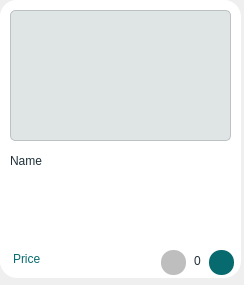
<?xml version="1.0" encoding="UTF-8"?>
<ui version="4.0">
 <class>Item</class>
 <widget class="QWidget" name="Item">
  <property name="geometry">
   <rect>
    <x>0</x>
    <y>0</y>
    <width>244</width>
    <height>285</height>
   </rect>
  </property>
  <property name="windowTitle">
   <string>Form</string>
  </property>
  <widget class="QGroupBox" name="groupBox">
   <property name="geometry">
    <rect>
     <x>0</x>
     <y>0</y>
     <width>241</width>
     <height>278</height>
    </rect>
   </property>
   <property name="styleSheet">
    <string notr="true">border-radius: 17px;
background: rgb(255, 255, 255);
</string>
   </property>
   <property name="title">
    <string/>
   </property>
   <widget class="QLabel" name="Price_L">
    <property name="geometry">
     <rect>
      <x>10</x>
      <y>240</y>
      <width>101</width>
      <height>41</height>
     </rect>
    </property>
    <property name="styleSheet">
     <string notr="true">color: rgb(6, 106, 110);
font: 700 14pt &quot;Segoe UI&quot;;
background: none;
padding-bottom: 3px;</string>
    </property>
    <property name="text">
     <string>Price</string>
    </property>
   </widget>
   <widget class="QLabel" name="Image_L">
    <property name="geometry">
     <rect>
      <x>10</x>
      <y>10</y>
      <width>221</width>
      <height>131</height>
     </rect>
    </property>
    <property name="styleSheet">
     <string notr="true">	background-color: rgb(223, 229, 229);
	color: rgb(31, 48, 58);
	border-radius: 5px;
	border-width: 0.5px;
	border-style: solid;
	border-color: rgb(188, 193, 193);
</string>
    </property>
    <property name="text">
     <string/>
    </property>
   </widget>
   <widget class="QTextEdit" name="Description_TE">
    <property name="geometry">
     <rect>
      <x>20</x>
      <y>180</y>
      <width>211</width>
      <height>59</height>
     </rect>
    </property>
    <property name="styleSheet">
     <string notr="true">QTextEdit {
    color: rgb(31, 48, 58);
    background: rgb(255, 255, 255);
}

QScrollBar:vertical {
    background: rgb(255, 255, 255); 
    width: 3px;
    border-radius: 2px;
}

QScrollBar::handle:vertical {
    background:  rgb(255, 137, 64);
    min-height: 3px;
    border-radius: 2px;
}

QScrollBar::add-line:vertical {
    background: rgb(255, 255, 255);
}

QScrollBar::sub-line:vertical {
    background: rgb(255, 255, 255);
}

QScrollBar::add-page:vertical, QScrollBar::sub-page:vertical {
    background: rgb(255, 255, 255);
}

QMenu {
    border: 1px solid white;
    border-radius: 5px;
    background-color: rgb(6, 106, 110);
    padding: 7px;
    color: white;
}

QMenu::item {
    padding: 4px;
}

QMenu::item:hover {
    border: none;
    outline: none;
}

QMenu::item:selected {
    background-color: rgb(255, 137, 64);
    border-radius: 5px;
    color: rgb(31, 48, 58);
}

QMenu::separator {
    height: 1px;
    background-color: white;
}</string>
    </property>
    <property name="html">
     <string>&lt;!DOCTYPE HTML PUBLIC &quot;-//W3C//DTD HTML 4.0//EN&quot; &quot;http://www.w3.org/TR/REC-html40/strict.dtd&quot;&gt;
&lt;html&gt;&lt;head&gt;&lt;meta name=&quot;qrichtext&quot; content=&quot;1&quot; /&gt;&lt;meta charset=&quot;utf-8&quot; /&gt;&lt;style type=&quot;text/css&quot;&gt;
p, li { white-space: pre-wrap; }
hr { height: 1px; border-width: 0; }
li.unchecked::marker { content: &quot;\2610&quot;; }
li.checked::marker { content: &quot;\2612&quot;; }
&lt;/style&gt;&lt;/head&gt;&lt;body style=&quot; font-family:'Segoe UI'; font-size:9pt; font-weight:400; font-style:normal;&quot;&gt;
&lt;p style=&quot;-qt-paragraph-type:empty; margin-top:0px; margin-bottom:0px; margin-left:0px; margin-right:0px; -qt-block-indent:0; text-indent:0px;&quot;&gt;&lt;br /&gt;&lt;/p&gt;&lt;/body&gt;&lt;/html&gt;</string>
    </property>
   </widget>
   <widget class="QTreeView" name="treeView">
    <property name="geometry">
     <rect>
      <x>0</x>
      <y>0</y>
      <width>240</width>
      <height>277</height>
     </rect>
    </property>
   </widget>
   <widget class="QPushButton" name="Name_PB">
    <property name="geometry">
     <rect>
      <x>10</x>
      <y>150</y>
      <width>221</width>
      <height>24</height>
     </rect>
    </property>
    <property name="styleSheet">
     <string notr="true">color: rgb(31, 48, 58);
font: 600 13pt &quot;Segoe UI&quot;;
background: none;
padding-bottom: 3px;
text-align: left;</string>
    </property>
    <property name="text">
     <string>Name</string>
    </property>
   </widget>
   <widget class="QPushButton" name="Removeamount_PB">
    <property name="geometry">
     <rect>
      <x>161</x>
      <y>250</y>
      <width>25</width>
      <height>25</height>
     </rect>
    </property>
    <property name="styleSheet">
     <string notr="true">QPushButton {
    background-color: rgb(190, 190, 190);
    border: none;
    border-radius: 12px;
	padding-bottom: 5px;
	padding-left: 0.5px;
	padding-top: 5px;
	padding-right: 1px;
	image: url(:/icons/images/icons/remove.png);
	font: 600 15pt &quot;Segoe UI&quot;;
}
QPushButton:hover {
    background-color: rgb(7, 132, 136);
}
QPushButton::pressed {
    background-color: rgb(5, 97, 100);
}</string>
    </property>
    <property name="text">
     <string/>
    </property>
   </widget>
   <widget class="QPushButton" name="Addamount_PB">
    <property name="geometry">
     <rect>
      <x>209</x>
      <y>250</y>
      <width>25</width>
      <height>25</height>
     </rect>
    </property>
    <property name="styleSheet">
     <string notr="true">QPushButton {
    background-color: rgb(6, 106, 110);
    border: none;
    border-radius: 12px;
	padding-bottom: 5px;
	padding-left: 0.5px;
	padding-top: 5px;
	padding-right: 1px;
	image: url(:/icons/images/icons/plus.png);
	font: 600 15pt &quot;Segoe UI&quot;;
}
QPushButton:hover {
    background-color: rgb(7, 132, 136);
}
QPushButton::pressed {
    background-color: rgb(5, 97, 100);
}</string>
    </property>
    <property name="text">
     <string/>
    </property>
   </widget>
   <widget class="QLineEdit" name="Amount_L">
    <property name="geometry">
     <rect>
      <x>183</x>
      <y>245</y>
      <width>31</width>
      <height>31</height>
     </rect>
    </property>
    <property name="styleSheet">
     <string notr="true">QLineEdit {
	background: white;
	color: rgb(31, 48, 58);
	font: 600 15pt &quot;Segoe UI&quot;;
}</string>
    </property>
    <property name="text">
     <string>0</string>
    </property>
    <property name="alignment">
     <set>Qt::AlignmentFlag::AlignCenter</set>
    </property>
   </widget>
   <zorder>treeView</zorder>
   <zorder>Price_L</zorder>
   <zorder>Image_L</zorder>
   <zorder>Description_TE</zorder>
   <zorder>Name_PB</zorder>
   <zorder>Amount_L</zorder>
   <zorder>Addamount_PB</zorder>
   <zorder>Removeamount_PB</zorder>
  </widget>
 </widget>
 <resources/>
 <connections/>
</ui>
